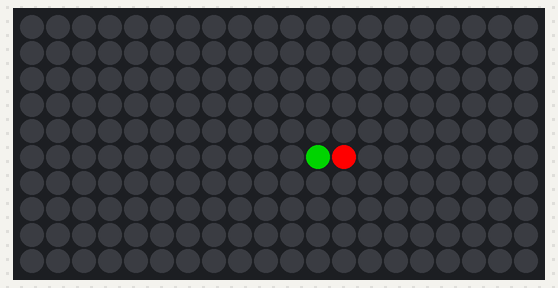
A sketch run on a simulated Arduino Uno, built with avr-gcc and run on an emulated ATmega328P. On the bench: 20×10 RGB LED matrix (first LED top left, wired row by row). Random numbers use the default seed unless the sketch sets one.

Above: at 0.1 s.
At 1.1 s:
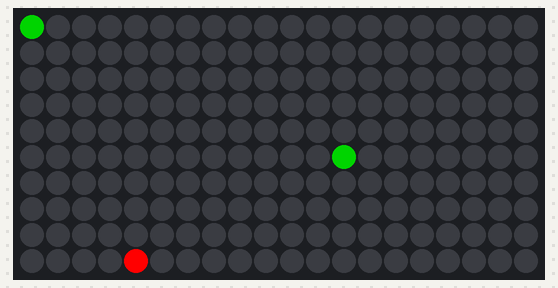
At 2.1 s:
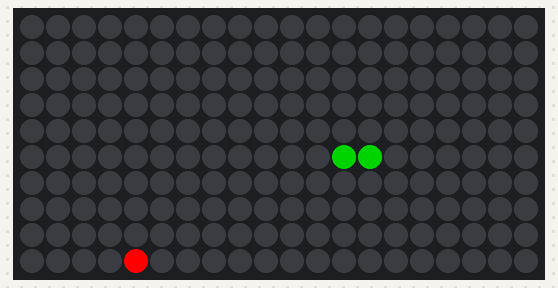
At 4.1 s:
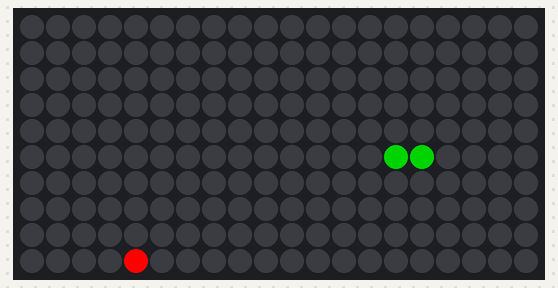
At 6.1 s:
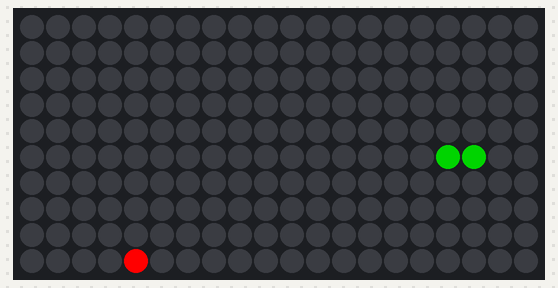
At 9.1 s:
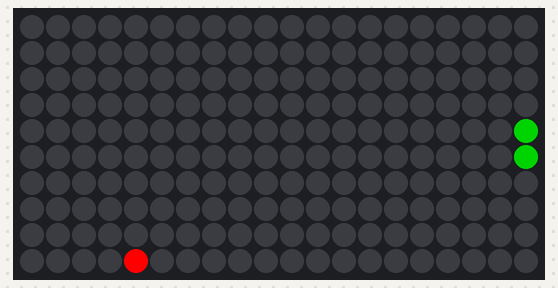

Measured:
- what the display in image 1 shows lasts 1.0 s, from 1.0 s to 2.0 s

The sketch:

snake.ino
```cpp
#include <IRremote.hpp>
#include <FastLED.h>

#define IR_RECEIVE_PIN 2
#define LED_PIN 11
#define LED_TYPE WS2812B
#define COLOR_ORDER GRB
#define ROWS 10
#define COLS 20

int head[2];
int body[COLS*ROWS][2];
int food[2];
int score;

bool finished = false;

int speed = 1000;
byte brightness = 255;

//     0
//  1     3
//     2
int snake_direction;

CRGB leds[ROWS * COLS];

// matrix
//      9     8     7     6     5     4     3     2     1     0
// 19 [199] [179] [159] [139] [119] [ 99] [ 79] [ 59] [ 39] [ 19]
// 18 [198] [178] [158] [138] [118] [ 98] [ 78] [ 58] [ 38] [ 18]
// 17 [197] [177] [157] [137] [117] [ 97] [ 77] [ 57] [ 37] [ 17]
// 16 [196] [176] [156] [136] [116] [ 96] [ 76] [ 56] [ 36] [ 16]
// 15 [195] [175] [155] [135] [115] [ 95] [ 75] [ 55] [ 35] [ 15]
// 14 [194] [174] [154] [134] [114] [ 94] [ 74] [ 54] [ 34] [ 14]
// 13 [193] [173] [153] [133] [113] [ 93] [ 73] [ 53] [ 33] [ 13]
// 12 [192] [172] [152] [132] [112] [ 92] [ 72] [ 52] [ 32] [ 12]
// 11 [191] [171] [151] [131] [111] [ 91] [ 71] [ 51] [ 31] [ 11]
// 10 [190] [170] [150] [130] [110] [ 90] [ 70] [ 50] [ 30] [ 10]
//  9 [189] [169] [149] [129] [109] [ 89] [ 69] [ 49] [ 29] [  9]
//  8 [188] [168] [158] [128] [108] [ 88] [ 68] [ 48] [ 28] [  8]
//  7 [187] [167] [147] [127] [107] [ 87] [ 67] [ 47] [ 27] [  7]
//  6 [186] [166] [146] [126] [106] [ 86] [ 66] [ 46] [ 26] [  6]
//  5 [185] [165] [145] [125] [105] [ 85] [ 65] [ 45] [ 25] [  5]
//  4 [184] [164] [144] [124] [104] [ 84] [ 64] [ 44] [ 24] [  4]
//  3 [183] [163] [143] [123] [103] [ 83] [ 63] [ 43] [ 23] [  3]
//  2 [182] [162] [142] [122] [102] [ 82] [ 62] [ 42] [ 22] [  2]
//  1 [181] [161] [141] [121] [101] [ 81] [ 61] [ 41] [ 21] [  1]
//  0 [180] [160] [140] [120] [100] [ 80] [ 60] [ 40] [ 20] [  0]

// actually soldered LEDs
//      9     8     7     6     5     4     3     2     1     0
// 19 [180] [179] [140] [139] [100] [ 99] [ 60] [ 59] [ 20] [ 19]
// 18 [181] [178] [141] [138] [101] [ 98] [ 61] [ 58] [ 21] [ 18]
// 17 [182] [177] [142] [137] [102] [ 97] [ 62] [ 57] [ 22] [ 17]
// 16 [183] [176] [143] [136] [103] [ 96] [ 63] [ 56] [ 23] [ 16]
// 15 [184] [175] [144] [135] [104] [ 95] [ 64] [ 55] [ 24] [ 15]
// 14 [185] [174] [145] [134] [105] [ 94] [ 65] [ 54] [ 25] [ 14]
// 13 [186] [173] [146] [133] [106] [ 93] [ 66] [ 53] [ 26] [ 13]
// 12 [187] [172] [147] [132] [107] [ 92] [ 67] [ 52] [ 27] [ 12]
// 11 [188] [171] [148] [131] [108] [ 91] [ 68] [ 51] [ 28] [ 11]
// 10 [180] [170] [149] [130] [109] [ 90] [ 69] [ 50] [ 29] [ 10]
//  9 [190] [169] [150] [129] [110] [ 89] [ 70] [ 49] [ 30] [  9]
//  8 [191] [168] [151] [128] [111] [ 88] [ 71] [ 48] [ 31] [  8]
//  7 [192] [167] [152] [127] [112] [ 87] [ 72] [ 47] [ 32] [  7]
//  6 [193] [166] [153] [126] [113] [ 86] [ 73] [ 46] [ 33] [  6]
//  5 [194] [165] [154] [125] [114] [ 85] [ 74] [ 45] [ 34] [  5]
//  4 [195] [164] [155] [124] [115] [ 84] [ 75] [ 44] [ 35] [  4]
//  3 [196] [163] [156] [123] [116] [ 83] [ 76] [ 43] [ 36] [  3]
//  2 [197] [162] [157] [122] [117] [ 82] [ 77] [ 42] [ 37] [  2]
//  1 [198] [161] [158] [121] [118] [ 81] [ 78] [ 41] [ 38] [  1]
//  0 [199] [160] [159] [120] [119] [ 80] [ 79] [ 40] [ 39] [  0]

void setup()
{
    FastLED.addLeds<LED_TYPE, LED_PIN, COLOR_ORDER>(leds, COLS * ROWS);
    FastLED.clear();

    IrReceiver.begin(IR_RECEIVE_PIN, true);

    randomSeed(analogRead(0));

    reset_game();
}

void loop()
{
    if (IrReceiver.decode()) {
        IrReceiver.resume();

        switch (IrReceiver.decodedIRData.command)
        {
            case 0x18:
            {
                if (snake_direction != 2)
                    snake_direction = 0;
                break;
            }
            case 0x5A:
            {
                if (snake_direction != 1)
                    snake_direction = 3;
                break;
            }
            case 0x52:
            {
                if (snake_direction != 0)
                    snake_direction = 2;
                break;
            }
            case 0x8:
            {
                if (snake_direction != 3)
                    snake_direction = 1;
                break;
            }
            case 0x40:
            {
                speed -= 100;
                if (speed < 100)
                    speed = 100;
                break;
            }
            case 0x44:
            {
                speed += 10;
                if (speed > 2000)
                    speed = 2000;
                break;
            }
            case 0x15:
            {
                brightness -= 25;
                if (brightness < 0)
                    brightness = 0;
                break;
            }
            case 0x7:
            {
                brightness += 25;
                if (brightness > 255)
                    brightness = 255;
                break;
            }
            case 0x47:
            {
                reset_game();
                break;
            }
            default:
                break;
        }

    }

    if (IrReceiver.isIdle() && !finished)
    {
        move_snake();

        if (check_snake_eats_food())
        {
            score += 1;
            generate_food();
        }

        check_snake_hit_wall();
        check_snake_bit_itself();

        render();

        delay(speed);
    }
}


void render()
{
    FastLED.clear();
    FastLED.setBrightness(brightness);

    leds[playfield_position_to_actual(food[0], food[1])] = CRGB::Red;

    for ( int i = 0; i <= score; i++)
    {
        leds[playfield_position_to_actual(body[i][0], body[i][1])] = CRGB::Green;
    }

    FastLED.show();
}

int playfield_position_to_actual(int col, int row)
{
    int is_odd_row = row % 2;
    int base = (row - is_odd_row) * COLS;

    if (is_odd_row == 0)
        return base + col;
    return base + (COLS * 2 - 1) - col;
}

void check_snake_hit_wall()
{
    if ((head[0] < 0) || (head[0] >= COLS))
        finished = true;
    if ((head[1] < 0) || (head[1] >= ROWS))
        finished = true;
}

void check_snake_bit_itself()
{
    for (int i = score; i>0; i--)
    {
        if ((head[0] == body[i][0]) && (head[1] == body[i][1]))
        {
            finished = true;
            break;
        }
    }
}

bool check_snake_eats_food()
{

    if ((head[0] == food[0]) && (head[1] == food[1]))
        return true;
    return false;
}

void move_snake()
{
    switch (snake_direction)
    {
        case 0:
        {
            head[0] += 1;
            break;
        }
        case 1:
        {
            head[1] += 1;
            break;
        }
        case 2:
        {
            head[0] -= 1;
            break;
        }
        case 3:
        {
            head[1] -= 1;
            break;
        }
    }

    for (int i = score; i > 0; i--)
    {
        body[i][0] = body[i - 1][0];
        body[i][1] = body[i - 1][1];
    }
    body[0][0] = head[0];
    body[0][1] = head[1];
}

void generate_food()
{
    do
    {
        food[0] = random(0, COLS);
        food[1] = random(0, ROWS);
    }
    while (check_body_intersects_food());
}

bool check_body_intersects_food()
{
    for (int i=score; i>=0; i--)
    {
        if ((food[0] == body[i][0]) && (food[1] == body[i][1]))
        {
            return true;
        }
    }
    return false;
}

void reset_game()
{
    head[0] = COLS / 2;
    head[1] = ROWS / 2;

    body[0][0] = head[0];
    body[0][1] = head[1];

    food[0] = head[0] + 2;
    food[1] = head[1];

    score = 0;
    finished = false;
}
```
